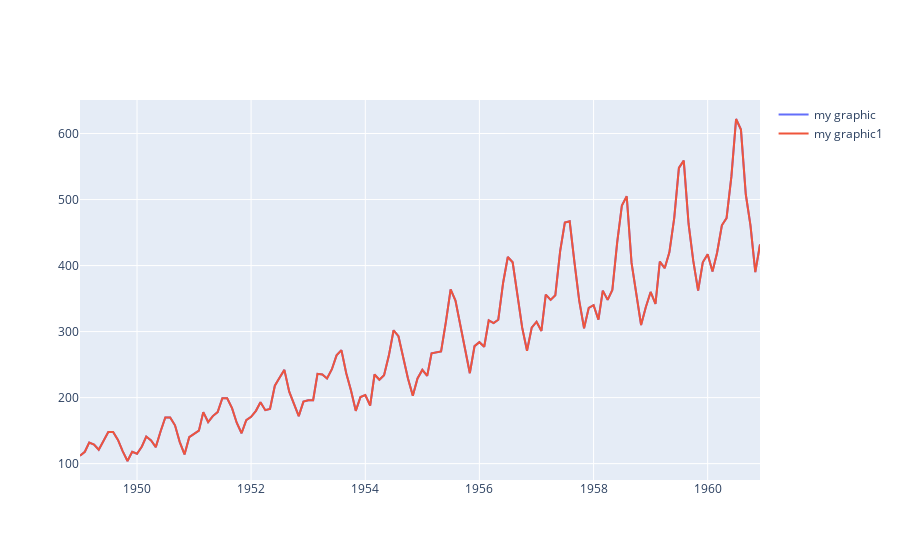

Source (notebook cell):
### Code cell
paper = go.Figure()
paper.add_trace(
    go.Scatter(
        x = x_month
        , y = y_pass
        , name='my graphic'
    )
)
paper.add_trace(
    go.Scatter(
        x = x_month
        , y = y_pass
        , name='my graphic1'
    )
)

### Figure 1 — Plotly figure (JSON) as saved in the notebook; plotly's stock layout.template omitted (floating-point values rounded to 4 significant figures; data arrays with more than 128 entries replaced by an {"elided": "..."} marker saying what was removed)
{"data": [{"name": "my graphic", "type": "scatter", "x": {"elided": "144 str values"}, "y": {"elided": "144 int values"}}, {"name": "my graphic1", "type": "scatter", "x": {"elided": "144 str values"}, "y": {"elided": "144 int values"}}], "layout": {}}
